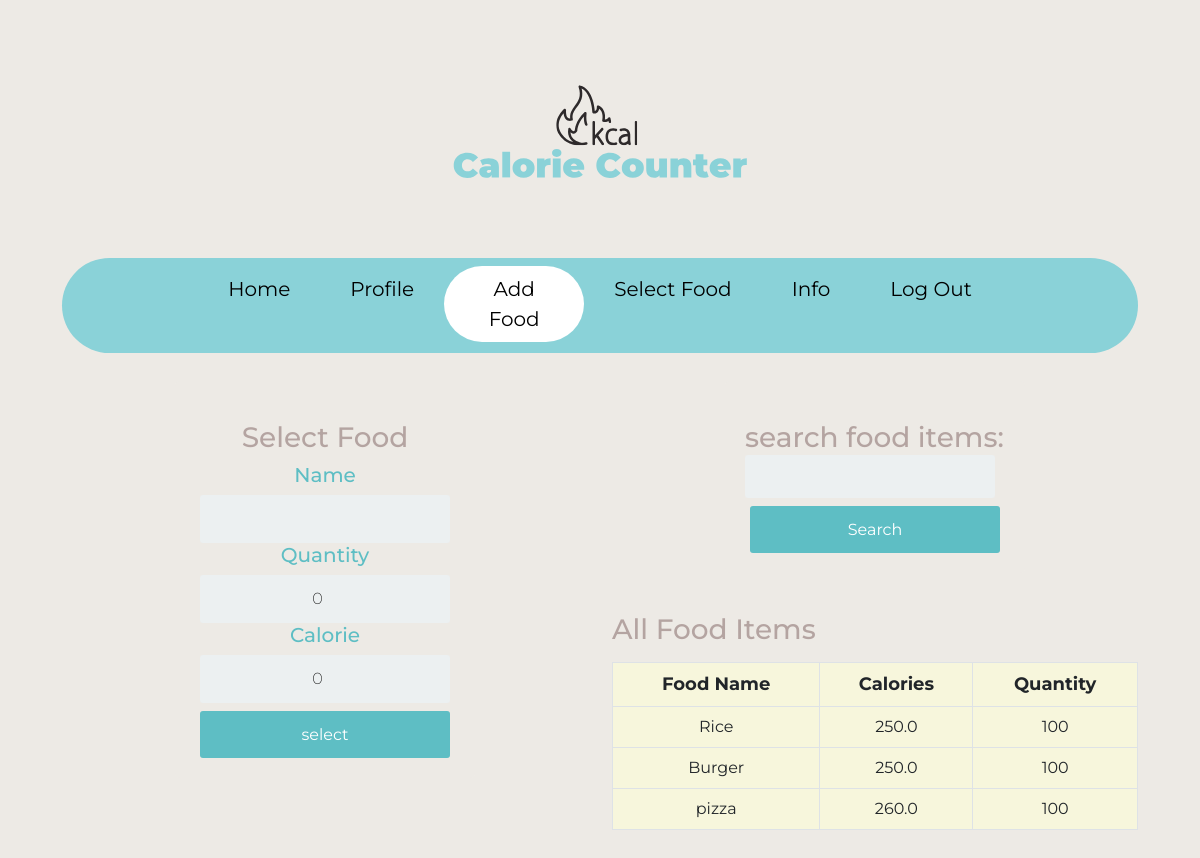
/add_food/ (signed in), run on the app's committed database.
### counter/models.py (models this page shows, shortened)
class Food(models.Model):
    name = models.CharField(max_length=200, null=False)
    quantity = models.PositiveIntegerField(null=False, default=0)
    calorie = models.FloatField(null=False, default=0)
    person_of = models.ForeignKey(User, null=True, on_delete=models.CASCADE)

### counter/views.py (the view)
# urls.py: path('add_food/', add_food, name='add_food'),
def add_food(request):
    food_items = Food.objects.filter(person_of=request.user)
    form = AddFoodForm(request.POST)
    if request.method == 'POST':
        form = AddFoodForm(request.POST)
        if form.is_valid():
            profile = form.save(commit=False)
            profile.person_of = request.user
            profile.save()
            return redirect('add_food')
    else:
        form = AddFoodForm()
    myFilter = FoodFilter(request.GET, queryset=food_items)
    food_items = myFilter.qs
    context = {'form': form, 'food_items': food_items, 'myFilter': myFilter}
    return render(request, 'add_food.html', context)

### counter/forms.py
class AddFoodForm(forms.ModelForm):
    class Meta:
        model = Food
        fields = ('name', 'quantity', 'calorie')

### counter/templates/add_food.html (shortened to what this page needs)
{% extends 'base.html' %}
{% block content %}
<nav id="navbar-primary" class="navbar navbar-expand-lg navbar-default active" role="navigation">
 <div class="container">
            <div class="collapse navbar-collapse" id="resNav">
            <ul class="navbar-nav justify-content-center">
              {% with url_name=request.resolver_match.url_name %}
              <li class="nav-item"><a class="nav-link  {% if url_name == 'home' %} active{% endif %}" href={% url "home" %}>Home</a></li>
              <li class="nav-item"><a class="nav-link {% if url_name == 'profile' %} active{% endif %}" href={% url "profile" %}>Profile</a></li>
              <li class="nav-item"><a class="nav-link {% if url_name == 'add_food' %} active{% endif %}" href={% url "add_food" %}>Add Food</a></li>
              <li class="nav-item"><a class="nav-link {% if url_name == 'select_food' %} active{% endif %}" href={% url "select_food" %}>Select Food</a></li>
              <li class="nav-item"><a class="nav-link {% if url_name == 'general' %} active{% endif %}" href={% url "general" %}>Info</a></li>
              <li class="nav-item"><a class="nav-link {% if url_name == 'logout' %} active{% endif %}" href={% url "logout" %}>Log Out</a></li>
              {% endwith %}
            </ul>
            </div>
 </div>
</nav>
<div class="container">
<div class="row">
    <div class="col-lg-6">
    <div class="login">
        <div class="login-screen">
            <div class="app-title">
                <h3 class="headline">Select Food</h3>
            </div>
            <form method="POST" action="" class="login-form form-inline">
                {% for field in form %}
                <h5 class="form-labels">
                {{ field.label }}
                </h5>
                {{ field }}
                {% endfor %}
                <input class="btn mt-2" type="submit" value="select">
            </form>
        </div>
    </div>
    </div>
    <div class="col-lg-6 ">
    <div class="login">
        <div class="login-screen">
              <form method="get">
                  <h3 class="headline">{{ myFilter.form }}</h3>
                  <button class="btn mt-2" type="submit">Search </button>
              </form>
        </div>
    </div>
        <h3 class="headline"> All Food Items </h3>
        <table class="table table-bordered text-center mt-3">
            <thead class="thead-dark">
                <tr>
                    <th scope="col">Food Name</th>
                    <th scope="col">Calories</th>
                    <th scope="col">Quantity</th>
                </tr>
            </thead>
            <tbody>
                {% for food in food_items %}
                <tr>
                    <td>{{ food.name }}</td>
                    <td>{{ food.calorie }}</td>
                    <td>{{ food.quantity }}</td>
                </tr>
                {% endfor %}
            </tbody>
        </table>
    </div>
</div>
</div>
{% endblock content %}

### eatwell/static/style.css (style rules this page uses)
body { background-color: #edeae5; padding: 50px; font-family: 'Montserrat', sans-serif; color: #b4a4a1; }
a { text-decoration:none !important; }
#navbar-primary.navbar-default .navbar-nav { width: 100%; text-align: center; background-color: #8ad2d8; border-radius: 100px ; }
#navbar-primary.navbar-default .navbar-nav > li { display: inline-block; float: none; vertical-align: top; padding-top: 8px; padding-bottom: 8px; }
#navbar-primary.navbar-default .navbar-nav > li > a { padding-left: 30px; padding-right: 30px; color:black; font-size: 20px; text-decoration:none; }
ul.navbar-nav .nav-item:after { content: ''; display: block; height: 3px; width: 0; transition: width .5s ease, background-color .5s ease; }
.navbar-nav .nav-item > a.active { width: 140px; background: white ; border-radius: 100px ; color: black; text-align: center; display: block; text-decoration: none; }
.login { margin: 20px auto; width: 300px; }
.login-screen { background-color: #edeae5; padding: 20px; border-radius: 5px }
.app-title { text-align: center; }
.login-form { text-align: center; }
input { text-align: center; background-color: #ECF0F1; border: 2px solid transparent; border-radius: 3px; font-size: 16px; font-weight: 200; padding: 10px 0; width: 250px; transition: border .5s; }
.btn { background: #5ebec4; color: white ; font-size: 16px; line-height: 25px; padding: 10px 0; text-decoration: none; text-shadow: none; border-radius: 3px; box-shadow: none; transition: 0.25s; display: block; width: 250px; margin: 0 auto; }
th { font-size: 18px; }
.headline { padding-top:20px; }
.table { background-color: #F7F6DC; }
.form-labels { color:#5ebec4; }

### data on the page
Food: name "Rice", calorie "250.0", quantity "100"
Food: name "Burger", calorie "250.0", quantity "100"
Food: name "pizza", calorie "260.0", quantity "100"

### other printed values
{{ field.label }} "Name" "Quantity" "Calorie"
